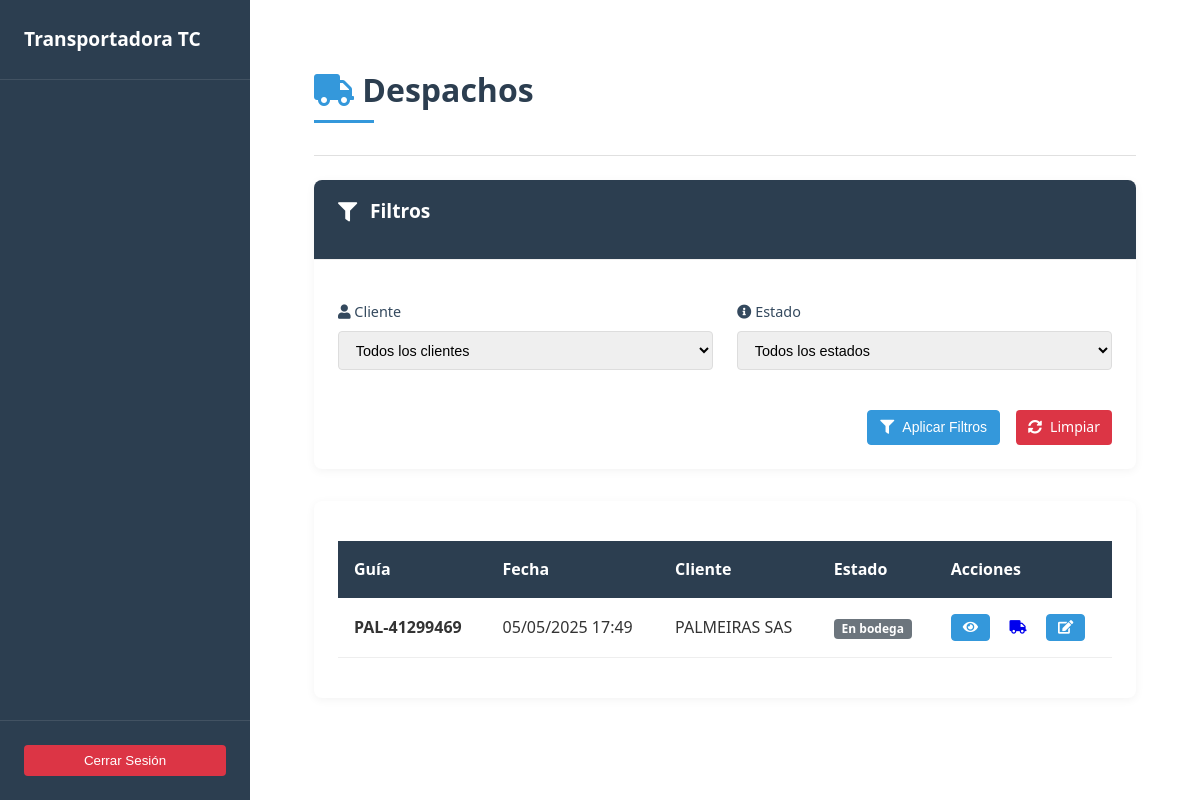
Page /despachos/ on the earlier database version.
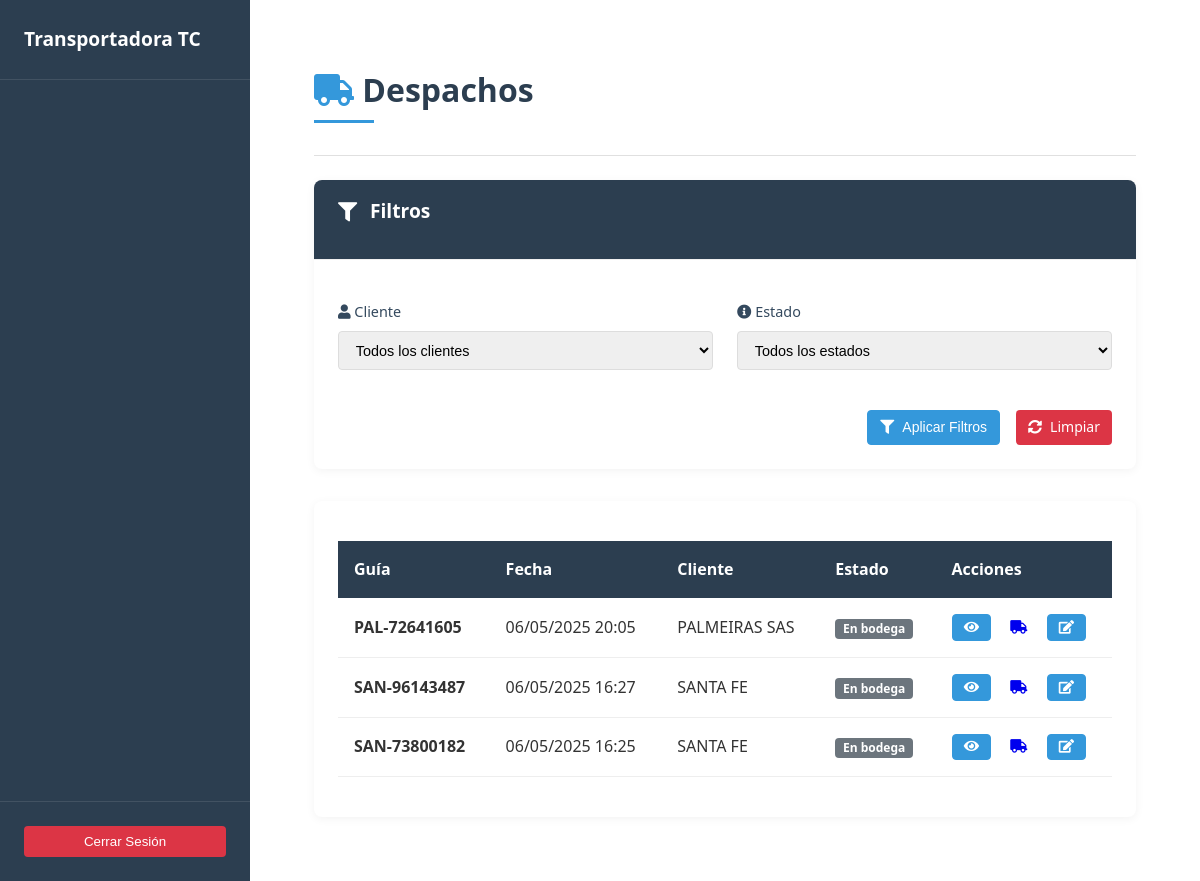
Same page on the later database version.
### despachos/models.py (models this page shows, shortened)
class Despacho(models.Model):
    ESTADOS = (
        ('BODEGA', 'En bodega'),
        ('RUTA', 'En ruta'),
        ('ENTREGADO', 'Entregado'),
    )
    cliente = models.ForeignKey(Cliente, on_delete=models.CASCADE, related_name='despachos')
    fecha_creacion = models.DateTimeField(auto_now_add=True)
    guia = models.CharField(max_length=20, unique=True, blank=True)
    estado = models.CharField(max_length=20, choices=ESTADOS, default='BODEGA')
    valor_flete = models.DecimalField(max_digits=10, decimal_places=2, blank=True, null=True)
    observaciones = models.TextField(blank=True, null=True)
    placa_camion = models.CharField(max_length=20, default='')
    nombre_conductor = models.CharField(max_length=50, blank=True, null=True, default='')

### clientes/models.py (models this page shows, shortened)
class Cliente(models.Model):
    nit = models.CharField(max_length=255, default="", unique=True, blank=False)
    nombre = models.CharField(max_length=255, blank=False)
    email = models.EmailField()
    telefono = models.CharField(max_length=15)
    ciudad = models.CharField(max_length=255)
    direccion = models.CharField(max_length=255)
    proveedores = models.ManyToManyField(Proveedor, related_name="clientes", blank=True)
    fecha_creacion = models.DateTimeField(auto_now_add=True)

### despachos/views.py (the view)
# urls.py: path('', views.lista_despachos, name='lista_despachos'),
def lista_despachos(request, cliente_nombre=None):
    despachos = Despacho.objects.all().order_by('-fecha_creacion')
    cliente = None
    estados = Despacho.ESTADOS
    if cliente_nombre:
        cliente = get_object_or_404(Cliente, nombre=cliente_nombre)
        despachos = despachos.filter(cliente=cliente)
    estado_filter = request.GET.get('estado')
    if estado_filter:
        despachos = despachos.filter(estado=estado_filter)
    stats = {
        'total_despachos': 0,
        'en_bodega': 0,
        'en_ruta': 0,
        'entregados': 0
    }
    if cliente:
        stats['total_despachos'] = despachos.count()
        stats['en_bodega'] = despachos.filter(estado='BODEGA').count()
        stats['en_ruta'] = despachos.filter(estado='RUTA').count()
        stats['entregados'] = despachos.filter(estado='ENTREGADO').count()
    paginator = Paginator(despachos, 15)  # 15 items por página
    page_number = request.GET.get('page')
    page_obj = paginator.get_page(page_number)
    context = {
        'despachos': page_obj,
        'cliente': cliente,
        'clientes': Cliente.objects.all(),
        'estados': estados,
        **stats
    }
    return render(request, 'despachos/lista_despachos.html', context)

### main/templatetags/auth_extras.py (called while the page is built)
@register.filter(name='in_group')
def in_group(user, group_name):
    return user.groups.filter(name=group_name).exists()

### despachos/templates/despachos/lista_despachos.html (shortened to what this page needs)
{% extends 'base.html' %}
{% load auth_extras %}
{% load static %}
{% block content %}
<link rel="stylesheet" href="{% static 'css/styles.css' %}">
<main class="main-content">
    <header class="content__header content__header--flex">
        <div>
            <h1 class="content__title">
                <i class="fas fa-truck"></i> Despachos
            </h1>
        </div>
    </header>
    <hr class="divider">
    <section class="content__body">
        <div class="filters-card">
            <div class="card__header">
                <h3 class="card__title">
                    <i class="fas fa-filter"></i> Filtros
                </h3>
            </div>
            <div class="card__body">
                <form method="get" class="filter-form">
                    <div class="filter-grid">
                        <div class="filter-group">
                            <label for="clienteFilter" class="filter-label">
                                <i class="fas fa-user"></i> Cliente
                            </label>
                            <select id="clienteFilter" class="filter-select" onchange="location = this.value;">
                                <option value="{% url 'lista_despachos' %}">Todos los clientes</option>
                            </select>
                        </div>
                        <div class="filter-group">
                            <label for="estadoFilter" class="filter-label">
                                <i class="fas fa-info-circle"></i> Estado
                            </label>
                            <select id="estadoFilter" class="filter-select" name="estado">
                                <option value="">Todos los estados</option>
                            </select>
                        </div>
                    </div>
                    <div class="filter-actions">
                        <button type="submit" class="btn btn--primary btn--icon">
                            <i class="fas fa-filter"></i> Aplicar Filtros
                        </button>
                        <a href="{% if cliente %}{% url 'lista_despachos_cliente' cliente.nombre %}{% else %}{% url 'lista_despachos' %}{% endif %}"
                           class="btn btn--danger btn--icon">
                            <i class="fas fa-sync-alt"></i> Limpiar
                        </a>
                    </div>
                </form>
            </div>
        </div>
        <div class="card">
            <div class="card__body">
                {% if despachos %}
                <div class="table-responsive">
                    <table class="data-table">
                        <thead>
                            <tr>
                                <th>Guía</th>
                                <th>Fecha</th>
                                <th>Cliente</th>
                                <th>Estado</th>
                                <th>Acciones</th>
                            </tr>
                        </thead>
                        <tbody>
                            {% for despacho in despachos %}
                            <tr>
                                <td data-label="Guía">
                                    <strong>{{ despacho.guia }}</strong>
                                </td>
                                <td data-label="Fecha">{{ despacho.fecha_creacion|date:"d/m/Y H:i" }}</td>
                                <td data-label="Cliente">{{ despacho.cliente.nombre }}</td>
                                <td data-label="Estado">
                                    <span class="badge
                                        {% if despacho.estado == 'ENTREGADO' %}bg-success
                                        {% elif despacho.estado == 'RUTA' %}bg-warning
                                        {% else %}bg-secondary{% endif %}">
                                        {{ despacho.get_estado_display }}
                                    </span>
                                </td>
                                <td data-label="Acciones">
                                    <div class="actions-group">
                                        <a href="{% url 'detalle_despacho' despacho.pk %}"
                                           class="btn btn--primary btn--sm"
                                           title="Ver detalle">
                                            <i class="fas fa-eye"></i>
                                        </a>
                                        {% if despacho.estado == 'BODEGA' %}
                                        <a href="{% url 'cambiar_estado_despacho' despacho.pk 'RUTA' %}"
                                           class="btn btn--warning btn--sm"
                                           title="Marcar como En Ruta">
                                            <i class="fas fa-truck"></i>
                                        </a>
                                        {% elif despacho.estado == 'RUTA' %}
                                        <a href="{% url 'cambiar_estado_despacho' despacho.pk 'ENTREGADO' %}"
                                           class="btn btn--success btn--sm"
                                           title="Marcar como Entregado">
                                            <i class="fas fa-check-circle"></i>
                                        </a>
                                        {% endif %}
                                        <a href="{% url 'editar_despacho' despacho.pk %}"
                                           class="btn btn--primary btn--sm"
                                           title="Editar despacho">
                                            <i class="fas fa-edit"></i>
                                        </a>
                                    </div>
                                </td>
                            </tr>
                            {% endfor %}
                        </tbody>
                    </table>
                </div>
                {% endif %}
            </div>
        </div>
    </section>
</main>
{% endblock %}

### main/templates/base.html (shortened to what this page needs)
{% load static %}
{% load auth_extras %}
<!DOCTYPE html>
<html lang="es">
<head>
    <link rel="stylesheet" href="{% static 'css/styles.css' %}">
    <link rel="stylesheet" href="https://cdnjs.cloudflare.com/ajax/libs/font-awesome/5.15.4/css/all.min.css">
</head>
<body>
    <div class="layout">
        <aside class="sidebar">
            <div class="sidebar__header">
                <h2 class="sidebar__title">Transportadora TC</h2>
            </div>
            <nav class="sidebar__nav">
            </nav>
            <form action="{% url 'logout' %}" method="post" class="sidebar__logout">
                <button type="submit" class="sidebar__logout-btn">Cerrar Sesión</button>
            </form>
        </aside>
        <main class="content">
            {% block content %}
            {% endblock %}
        </main>
    </div>
</body>
</html>

Differences in the rows shown:
removed Despacho: guia "PAL-41299469", fecha_creacion "05/05/2025 17:49", cliente.nombre "PALMEIRAS SAS", estado "En bodega"
added Despacho: guia "PAL-72641605", fecha_creacion "06/05/2025 20:05", cliente.nombre "PALMEIRAS SAS", estado "En bodega"
added Despacho: guia "SAN-96143487", fecha_creacion "06/05/2025 16:27", cliente.nombre "SANTA FE", estado "En bodega"
added Despacho: guia "SAN-73800182", fecha_creacion "06/05/2025 16:25", cliente.nombre "SANTA FE", estado "En bodega"
